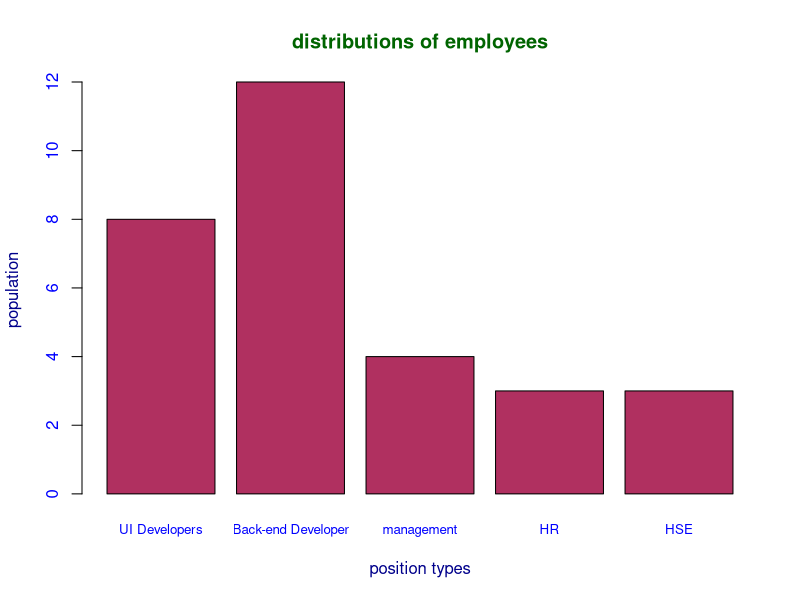
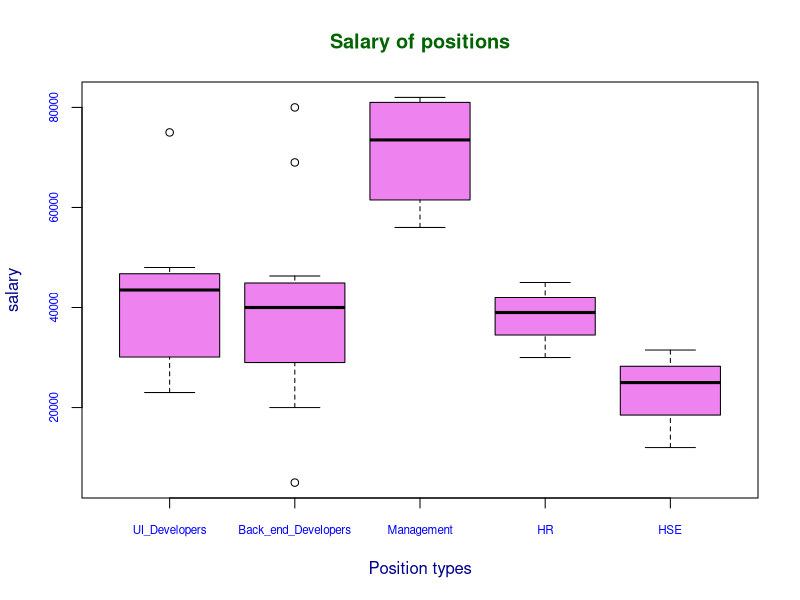
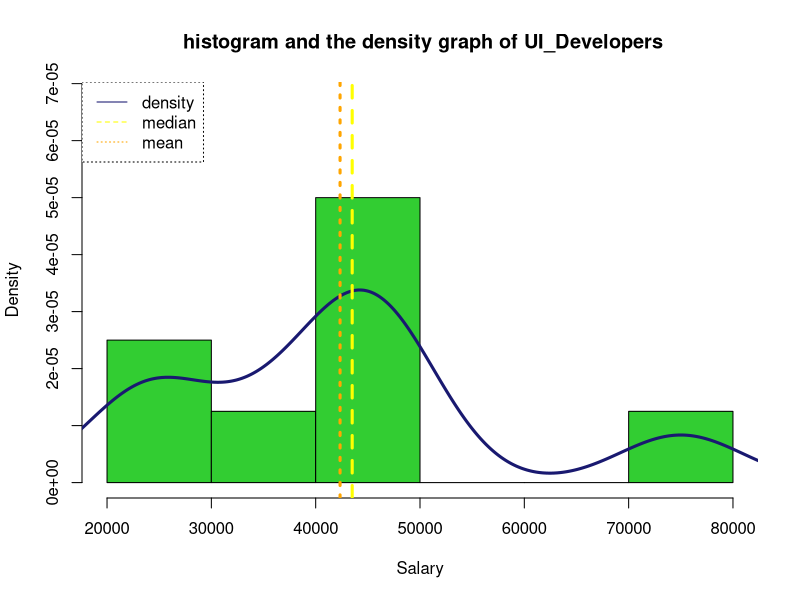
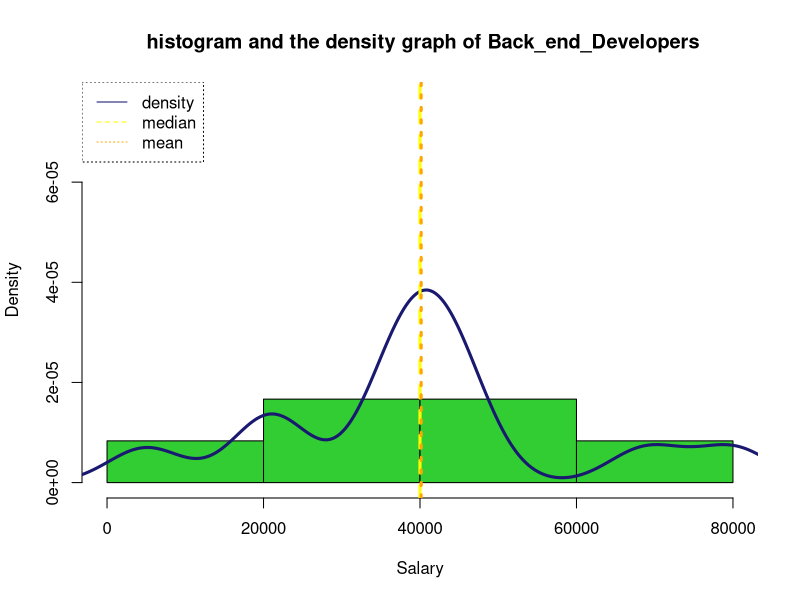
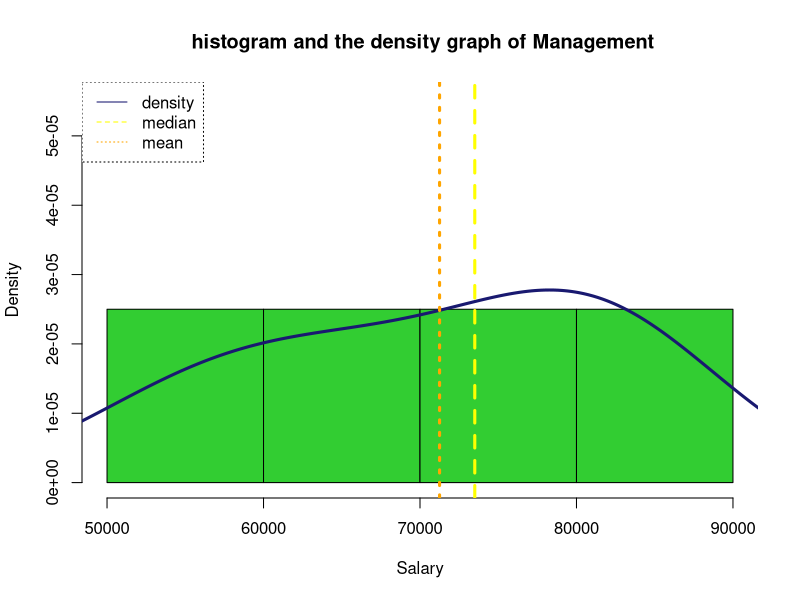
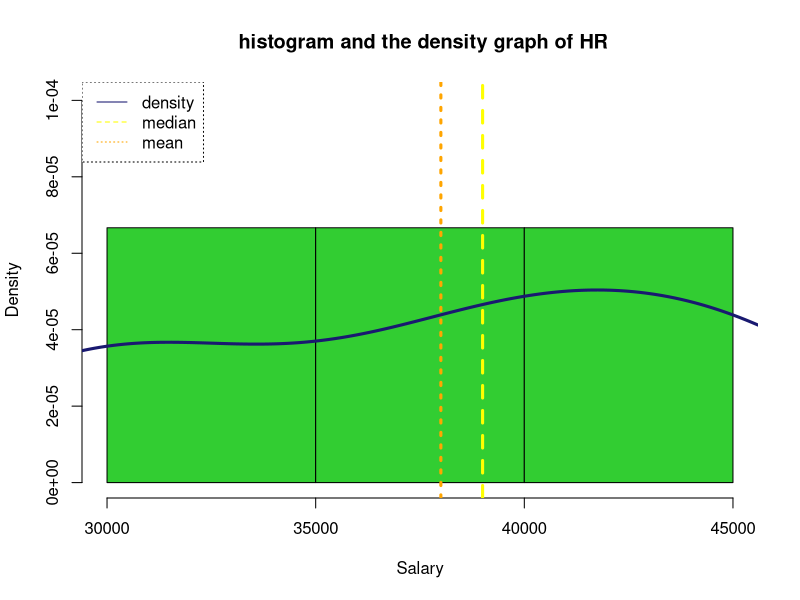
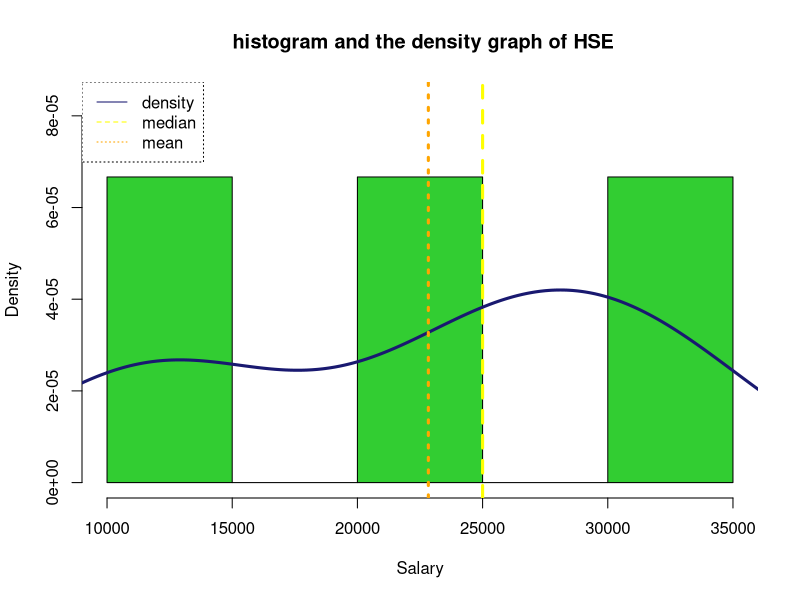
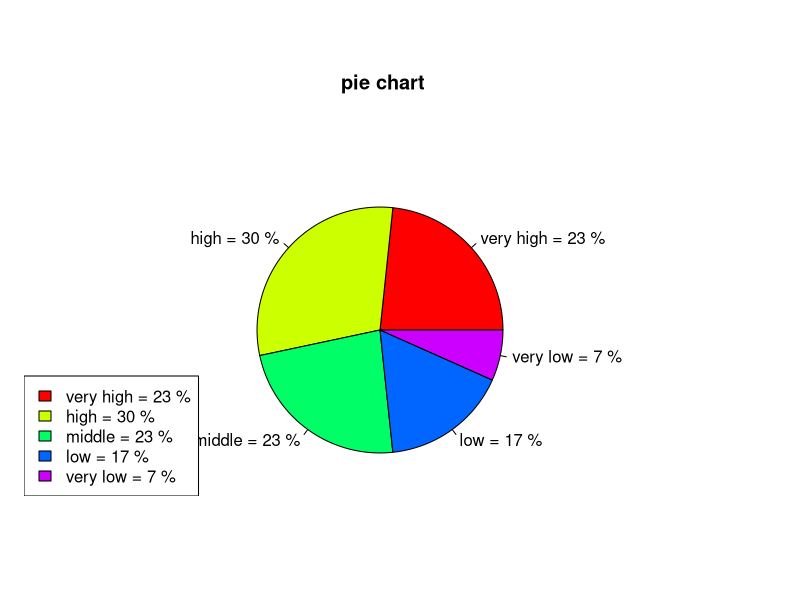

Source code (R) for these figures, in order:
## ---- chunk 1
df = data.frame(position = c("UI Developers","Back-end Developer", "management", "HR","HSE"), population = c(8, 12, 4, 3, 3 ))
print(df)
## ---- chunk 2
barplot(df$population, names.arg=df$position, xlab="position types", ylab="population",col.lab = "darkblue",col.axis = "blue", main="distributions of employees", col.main="darkgreen", col ="maroon", cex.names = 0.8)
## ---- chunk 3
UI_Developers = c(75000, 25000, 48000, 42000, 35200, 45000, 23000, 45500)
Back_end_Developers = c( 20000, 80000, 36000, 46300, 41000, 43000, 22000 , 37000, 39000, 43500, 69000, 5000)
Management = c (80000, 67000, 56000, 82000)
HR = c(45000, 39000, 30000)
HSE = c(12000, 25000, 31500)
z = c("UI_Developers", "Back_end_Developers", "Management", "HR","HSE")
dataList = lapply(z, get, envir=environment())
names(dataList) = z
boxplot(dataList, main="Salary of positions", xlab="Position types", ylab="salary", col.lab = "darkblue", col.axis = "blue", col.main="darkgreen", col ="violet", cex.axis = 0.70)
## ---- chunk 4
d1 = summary(UI_Developers)
d2 = summary(Back_end_Developers)
d3 = summary(Management)
d4 = summary(HR)
d5 = summary(HSE)
D = data.frame(positions = z , First_QRT = c(d1[2], d2[2], d3[2], d4[2], d5[2]), Third_QRT = c(d1[5], d2[5], d3[5], d4[5], d5[5]), IQR = c(IQR(UI_Developers), IQR(Back_end_Developers), IQR(Management) , IQR(HR), IQR(HSE)))
print(D)
## ---- chunk 5
outlierbuild = function(p){
l = median(p) - 3 * mad(p, constant = 1)
u = median(p) + 3 * mad(p, constant = 1)
outlier = which(p < l | p > u)
print (p[outlier])
}
outlierbuild(UI_Developers)
outlierbuild(Back_end_Developers)
outlierbuild(Management)
outlierbuild(HR)
outlierbuild(HSE)
## ---- chunk 6
histdensity <- function(s,p){
  
d = summary(s)
hist(s, col="limegreen", prob = T, xlab = "Salary", main =sprintf( " histogram and the density graph of %s" , p), ylim = c(0, 2*max(max(unlist(density(s)["y"])))))
lines(density(s), lwd = 3, col = "midnightblue")
abline(v = c(d[3], d[4]), col=c("yellow","orange"), lwd=3, lty=c(8,3))
legend("topleft", legend=c("density", "median","mean"), col=c("midnightblue", "yellow", "orange"), lty=1:10, box.lty=3)
}
histdensity(UI_Developers,"UI_Developers")
histdensity(Back_end_Developers,"Back_end_Developers")
histdensity(Management,"Management")
histdensity(HR,"HR")
histdensity(HSE,"HSE")
## ---- chunk 7
library(e1071)
print(skewness(UI_Developers))
print(skewness(Back_end_Developers))
print(skewness(Management))
print(skewness(HR))
print(skewness(HSE))
## ---- chunk 8
totsal = c(UI_Developers, Back_end_Developers, Management, HR,HSE)
very_high = which(totsal>=50000)
high = which(totsal<50000 & totsal>=40000)
middle = which(totsal<40000 & totsal>=30000)
low = which(totsal<30000 & totsal>=20000)
very_low = which(totsal<20000)
p = c(length(very_high),length(high),length(middle),length(low),length(very_low))
percent = round(100*p/sum(p), 0)
t = c("very high","high","middle","low","very low")
l = paste(t,"=",percent,"%")
par(mar = c(5, 1, 8, 3) + 0.2)
pie(p, labels = l, main = " pie chart",col = rainbow(length(p)))
legend("bottomleft",l, fill = rainbow(length(p)))
## ---- chunk 9
d = summary(Back_end_Developers)
print(d)
print(var(Back_end_Developers))
print(sd(Back_end_Developers))
